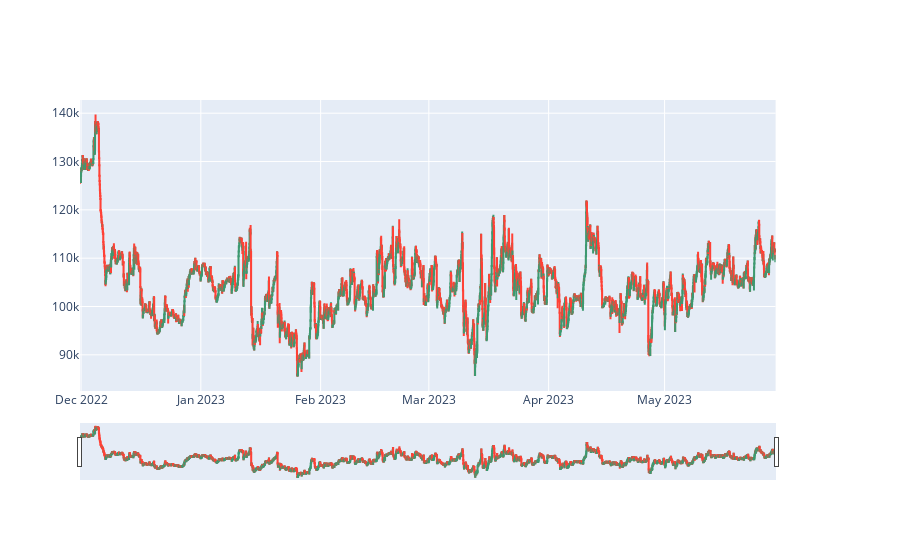

Notebook cell for this chart:
### Code cell
# create subplots with two y-axes
fig = make_subplots(specs=[[{"secondary_y": True}]])

# add the trace for the close data to the first y-axis
fig.add_trace(go.Candlestick(
    x=pd.to_datetime(df['t'], unit='ms'),
    open=df['o'],
    high=df['h'],
    low=df['l'],
    close=df['c'],
    name='Close')
)

### Figure 1 — Plotly figure (JSON) as saved in the notebook; plotly's stock layout.template omitted (floating-point values rounded to 4 significant figures; data arrays with more than 128 entries replaced by an {"elided": "..."} marker saying what was removed)
{"data": [{"close": {"elided": "4320 float values"}, "high": {"elided": "4320 float values"}, "low": {"elided": "4320 float values"}, "name": "Close", "open": {"elided": "4320 float values"}, "type": "candlestick", "x": {"elided": "4320 str values"}}], "layout": {"xaxis": {"anchor": "y", "domain": [0, 0.94]}, "yaxis": {"anchor": "x", "domain": [0, 1]}, "yaxis2": {"anchor": "x", "overlaying": "y", "side": "right"}}}
